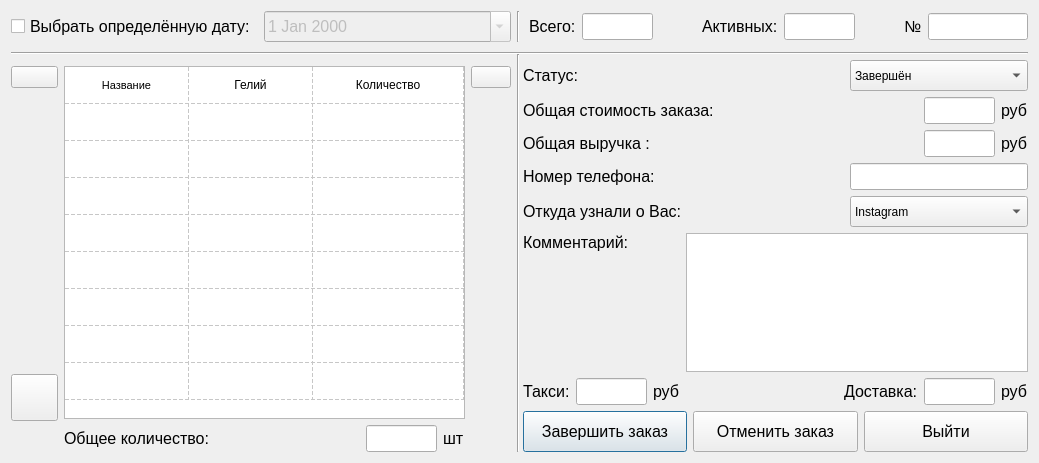
<?xml version="1.0" encoding="UTF-8"?>
<ui version="4.0">
 <class>MyOrders</class>
 <widget class="QDialog" name="MyOrders">
  <property name="geometry">
   <rect>
    <x>0</x>
    <y>0</y>
    <width>1039</width>
    <height>463</height>
   </rect>
  </property>
  <property name="windowTitle">
   <string>Мои заказы</string>
  </property>
  <property name="windowIcon">
   <iconset resource="icons.qrc">
    <normaloff>:/new/prefix1/icons/baloons-512.png</normaloff>:/new/prefix1/icons/baloons-512.png</iconset>
  </property>
  <layout class="QGridLayout" name="gridLayout_2">
   <item row="0" column="0">
    <layout class="QHBoxLayout" name="horizontalLayout_9">
     <item>
      <widget class="QCheckBox" name="checkBoxDate">
       <property name="minimumSize">
        <size>
         <width>0</width>
         <height>17</height>
        </size>
       </property>
       <property name="font">
        <font>
         <pointsize>12</pointsize>
        </font>
       </property>
       <property name="text">
        <string>Выбрать определённую дату:</string>
       </property>
       <property name="icon">
        <iconset resource="icons.qrc">
         <normaloff>:/new/prefix1/icons/overtime.png</normaloff>:/new/prefix1/icons/overtime.png</iconset>
       </property>
       <property name="iconSize">
        <size>
         <width>22</width>
         <height>22</height>
        </size>
       </property>
      </widget>
     </item>
     <item>
      <widget class="QDateEdit" name="dateEdit">
       <property name="enabled">
        <bool>false</bool>
       </property>
       <property name="minimumSize">
        <size>
         <width>0</width>
         <height>31</height>
        </size>
       </property>
       <property name="font">
        <font>
         <pointsize>12</pointsize>
        </font>
       </property>
       <property name="calendarPopup">
        <bool>true</bool>
       </property>
      </widget>
     </item>
    </layout>
   </item>
   <item row="0" column="1" colspan="2">
    <widget class="Line" name="line">
     <property name="orientation">
      <enum>Qt::Vertical</enum>
     </property>
    </widget>
   </item>
   <item row="0" column="3">
    <layout class="QHBoxLayout" name="horizontalLayout_7">
     <item>
      <widget class="QLabel" name="label_13">
       <property name="text">
        <string>&lt;html&gt;&lt;head/&gt;&lt;body&gt;&lt;p&gt;&lt;span style=&quot; font-size:12pt;&quot;&gt;Всего:&lt;/span&gt;&lt;/p&gt;&lt;/body&gt;&lt;/html&gt;</string>
       </property>
      </widget>
     </item>
     <item>
      <widget class="QLineEdit" name="active_2">
       <property name="minimumSize">
        <size>
         <width>0</width>
         <height>27</height>
        </size>
       </property>
       <property name="maximumSize">
        <size>
         <width>71</width>
         <height>16777215</height>
        </size>
       </property>
       <property name="font">
        <font>
         <pointsize>12</pointsize>
        </font>
       </property>
       <property name="layoutDirection">
        <enum>Qt::LeftToRight</enum>
       </property>
       <property name="alignment">
        <set>Qt::AlignCenter</set>
       </property>
       <property name="readOnly">
        <bool>true</bool>
       </property>
      </widget>
     </item>
     <item>
      <spacer name="horizontalSpacer_5">
       <property name="orientation">
        <enum>Qt::Horizontal</enum>
       </property>
       <property name="sizeHint" stdset="0">
        <size>
         <width>40</width>
         <height>20</height>
        </size>
       </property>
      </spacer>
     </item>
     <item>
      <widget class="QLabel" name="label_12">
       <property name="text">
        <string>&lt;html&gt;&lt;head/&gt;&lt;body&gt;&lt;p&gt;&lt;span style=&quot; font-size:12pt;&quot;&gt;Активных:&lt;/span&gt;&lt;/p&gt;&lt;/body&gt;&lt;/html&gt;</string>
       </property>
      </widget>
     </item>
     <item>
      <widget class="QLineEdit" name="active">
       <property name="minimumSize">
        <size>
         <width>0</width>
         <height>27</height>
        </size>
       </property>
       <property name="maximumSize">
        <size>
         <width>71</width>
         <height>16777215</height>
        </size>
       </property>
       <property name="font">
        <font>
         <pointsize>12</pointsize>
        </font>
       </property>
       <property name="layoutDirection">
        <enum>Qt::LeftToRight</enum>
       </property>
       <property name="alignment">
        <set>Qt::AlignCenter</set>
       </property>
       <property name="readOnly">
        <bool>true</bool>
       </property>
      </widget>
     </item>
     <item>
      <spacer name="horizontalSpacer_6">
       <property name="orientation">
        <enum>Qt::Horizontal</enum>
       </property>
       <property name="sizeHint" stdset="0">
        <size>
         <width>40</width>
         <height>20</height>
        </size>
       </property>
      </spacer>
     </item>
     <item>
      <widget class="QLabel" name="label_14">
       <property name="text">
        <string>&lt;html&gt;&lt;head/&gt;&lt;body&gt;&lt;p&gt;&lt;span style=&quot; font-size:12pt;&quot;&gt;№&lt;/span&gt;&lt;/p&gt;&lt;/body&gt;&lt;/html&gt;</string>
       </property>
      </widget>
     </item>
     <item>
      <widget class="QLineEdit" name="active_3">
       <property name="enabled">
        <bool>true</bool>
       </property>
       <property name="minimumSize">
        <size>
         <width>0</width>
         <height>27</height>
        </size>
       </property>
       <property name="maximumSize">
        <size>
         <width>100</width>
         <height>16777215</height>
        </size>
       </property>
       <property name="font">
        <font>
         <pointsize>12</pointsize>
        </font>
       </property>
       <property name="layoutDirection">
        <enum>Qt::LeftToRight</enum>
       </property>
       <property name="alignment">
        <set>Qt::AlignCenter</set>
       </property>
       <property name="readOnly">
        <bool>true</bool>
       </property>
      </widget>
     </item>
    </layout>
   </item>
   <item row="1" column="0" rowspan="3" colspan="4">
    <widget class="Line" name="line_2">
     <property name="orientation">
      <enum>Qt::Horizontal</enum>
     </property>
    </widget>
   </item>
   <item row="2" column="1" rowspan="3" colspan="2">
    <widget class="Line" name="line_3">
     <property name="orientation">
      <enum>Qt::Vertical</enum>
     </property>
    </widget>
   </item>
   <item row="3" column="2" rowspan="2" colspan="2">
    <layout class="QGridLayout" name="gridLayout">
     <item row="0" column="0">
      <widget class="QLabel" name="label_10">
       <property name="text">
        <string>&lt;html&gt;&lt;head/&gt;&lt;body&gt;&lt;p&gt;&lt;span style=&quot; font-size:12pt;&quot;&gt;Статус:&lt;/span&gt;&lt;/p&gt;&lt;/body&gt;&lt;/html&gt;</string>
       </property>
      </widget>
     </item>
     <item row="0" column="3">
      <widget class="QComboBox" name="ComboBoxStatus">
       <property name="minimumSize">
        <size>
         <width>161</width>
         <height>31</height>
        </size>
       </property>
       <property name="styleSheet">
        <string notr="true">font: 12pt &quot;MS Shell Dlg 2&quot;;</string>
       </property>
       <item>
        <property name="text">
         <string>Завершён</string>
        </property>
        <property name="icon">
         <iconset resource="icons.qrc">
          <normaloff>:/new/prefix1/icons/check-mark-11-512.png</normaloff>:/new/prefix1/icons/check-mark-11-512.png</iconset>
        </property>
       </item>
       <item>
        <property name="text">
         <string>Активен</string>
        </property>
        <property name="icon">
         <iconset resource="icons.qrc">
          <normaloff>:/new/prefix1/icons/active2.png</normaloff>:/new/prefix1/icons/active2.png</iconset>
        </property>
       </item>
       <item>
        <property name="text">
         <string>Отменён</string>
        </property>
        <property name="icon">
         <iconset resource="icons.qrc">
          <normaloff>:/new/prefix1/icons/otmena.png</normaloff>:/new/prefix1/icons/otmena.png</iconset>
        </property>
       </item>
      </widget>
     </item>
     <item row="1" column="0" colspan="3">
      <widget class="QLabel" name="label">
       <property name="text">
        <string>&lt;html&gt;&lt;head/&gt;&lt;body&gt;&lt;p&gt;&lt;span style=&quot; font-size:12pt;&quot;&gt;Общая стоимость заказа:&lt;/span&gt;&lt;/p&gt;&lt;/body&gt;&lt;/html&gt;</string>
       </property>
      </widget>
     </item>
     <item row="1" column="3">
      <layout class="QHBoxLayout" name="horizontalLayout">
       <item>
        <spacer name="horizontalSpacer">
         <property name="orientation">
          <enum>Qt::Horizontal</enum>
         </property>
         <property name="sizeHint" stdset="0">
          <size>
           <width>40</width>
           <height>20</height>
          </size>
         </property>
        </spacer>
       </item>
       <item>
        <widget class="QLineEdit" name="total_price">
         <property name="minimumSize">
          <size>
           <width>0</width>
           <height>27</height>
          </size>
         </property>
         <property name="maximumSize">
          <size>
           <width>71</width>
           <height>16777215</height>
          </size>
         </property>
         <property name="font">
          <font>
           <pointsize>12</pointsize>
          </font>
         </property>
         <property name="layoutDirection">
          <enum>Qt::LeftToRight</enum>
         </property>
         <property name="alignment">
          <set>Qt::AlignCenter</set>
         </property>
         <property name="readOnly">
          <bool>true</bool>
         </property>
        </widget>
       </item>
       <item>
        <widget class="QLabel" name="label_6">
         <property name="text">
          <string>&lt;html&gt;&lt;head/&gt;&lt;body&gt;&lt;p&gt;&lt;span style=&quot; font-size:12pt;&quot;&gt;руб&lt;/span&gt;&lt;/p&gt;&lt;/body&gt;&lt;/html&gt;</string>
         </property>
        </widget>
       </item>
      </layout>
     </item>
     <item row="2" column="0">
      <widget class="QLabel" name="label_2">
       <property name="text">
        <string>&lt;html&gt;&lt;head/&gt;&lt;body&gt;&lt;p&gt;&lt;span style=&quot; font-size:12pt;&quot;&gt;Общая выручка :&lt;/span&gt;&lt;/p&gt;&lt;/body&gt;&lt;/html&gt;</string>
       </property>
      </widget>
     </item>
     <item row="2" column="3">
      <layout class="QHBoxLayout" name="horizontalLayout_2">
       <item>
        <spacer name="horizontalSpacer_2">
         <property name="orientation">
          <enum>Qt::Horizontal</enum>
         </property>
         <property name="sizeHint" stdset="0">
          <size>
           <width>40</width>
           <height>20</height>
          </size>
         </property>
        </spacer>
       </item>
       <item>
        <widget class="QLineEdit" name="proceed">
         <property name="minimumSize">
          <size>
           <width>0</width>
           <height>27</height>
          </size>
         </property>
         <property name="maximumSize">
          <size>
           <width>71</width>
           <height>16777215</height>
          </size>
         </property>
         <property name="font">
          <font>
           <pointsize>12</pointsize>
          </font>
         </property>
         <property name="alignment">
          <set>Qt::AlignCenter</set>
         </property>
         <property name="readOnly">
          <bool>true</bool>
         </property>
        </widget>
       </item>
       <item>
        <widget class="QLabel" name="label_7">
         <property name="text">
          <string>&lt;html&gt;&lt;head/&gt;&lt;body&gt;&lt;p&gt;&lt;span style=&quot; font-size:12pt;&quot;&gt;руб&lt;/span&gt;&lt;/p&gt;&lt;/body&gt;&lt;/html&gt;</string>
         </property>
        </widget>
       </item>
      </layout>
     </item>
     <item row="3" column="0">
      <widget class="QLabel" name="label_3">
       <property name="text">
        <string>&lt;html&gt;&lt;head/&gt;&lt;body&gt;&lt;p&gt;&lt;span style=&quot; font-size:12pt;&quot;&gt;Номер телефона:&lt;/span&gt;&lt;/p&gt;&lt;/body&gt;&lt;/html&gt;</string>
       </property>
      </widget>
     </item>
     <item row="3" column="1">
      <spacer name="horizontalSpacer_4">
       <property name="orientation">
        <enum>Qt::Horizontal</enum>
       </property>
       <property name="sizeHint" stdset="0">
        <size>
         <width>40</width>
         <height>20</height>
        </size>
       </property>
      </spacer>
     </item>
     <item row="3" column="3">
      <widget class="QLineEdit" name="number">
       <property name="minimumSize">
        <size>
         <width>0</width>
         <height>27</height>
        </size>
       </property>
       <property name="font">
        <font>
         <pointsize>12</pointsize>
        </font>
       </property>
       <property name="text">
        <string/>
       </property>
       <property name="alignment">
        <set>Qt::AlignCenter</set>
       </property>
       <property name="readOnly">
        <bool>true</bool>
       </property>
      </widget>
     </item>
     <item row="4" column="0" colspan="2">
      <widget class="QLabel" name="label_5">
       <property name="text">
        <string>&lt;html&gt;&lt;head/&gt;&lt;body&gt;&lt;p&gt;&lt;span style=&quot; font-size:12pt;&quot;&gt;Откуда узнали о Вас:&lt;/span&gt;&lt;/p&gt;&lt;/body&gt;&lt;/html&gt;</string>
       </property>
      </widget>
     </item>
     <item row="4" column="3">
      <widget class="QComboBox" name="ComboBoxSocial">
       <property name="minimumSize">
        <size>
         <width>161</width>
         <height>31</height>
        </size>
       </property>
       <property name="styleSheet">
        <string notr="true">font: 12pt &quot;MS Shell Dlg 2&quot;;</string>
       </property>
       <item>
        <property name="text">
         <string>Instagram</string>
        </property>
        <property name="icon">
         <iconset resource="icons.qrc">
          <normaloff>:/to_order/icons/instagram.png</normaloff>:/to_order/icons/instagram.png</iconset>
        </property>
       </item>
       <item>
        <property name="text">
         <string>WhatsApp</string>
        </property>
        <property name="icon">
         <iconset resource="icons.qrc">
          <normaloff>:/to_order/icons/whatsapp.png</normaloff>:/to_order/icons/whatsapp.png</iconset>
        </property>
       </item>
       <item>
        <property name="text">
         <string>Сайт</string>
        </property>
        <property name="icon">
         <iconset resource="icons.qrc">
          <normaloff>:/to_order/icons/Web_Development.png</normaloff>:/to_order/icons/Web_Development.png</iconset>
        </property>
       </item>
       <item>
        <property name="text">
         <string>Знакомые</string>
        </property>
        <property name="icon">
         <iconset resource="icons.qrc">
          <normaloff>:/to_order/icons/people.png</normaloff>:/to_order/icons/people.png</iconset>
        </property>
       </item>
       <item>
        <property name="text">
         <string>VK</string>
        </property>
        <property name="icon">
         <iconset resource="icons.qrc">
          <normaloff>:/to_order/icons/vk.png</normaloff>:/to_order/icons/vk.png</iconset>
        </property>
       </item>
       <item>
        <property name="text">
         <string>Другое</string>
        </property>
        <property name="icon">
         <iconset resource="icons.qrc">
          <normaloff>:/to_order/icons/others.png</normaloff>:/to_order/icons/others.png</iconset>
        </property>
       </item>
      </widget>
     </item>
     <item row="5" column="0">
      <layout class="QVBoxLayout" name="verticalLayout">
       <item>
        <widget class="QLabel" name="label_4">
         <property name="text">
          <string>&lt;html&gt;&lt;head/&gt;&lt;body&gt;&lt;p&gt;&lt;span style=&quot; font-size:12pt;&quot;&gt;Комментарий:&lt;/span&gt;&lt;/p&gt;&lt;/body&gt;&lt;/html&gt;</string>
         </property>
         <property name="alignment">
          <set>Qt::AlignLeading|Qt::AlignLeft|Qt::AlignTop</set>
         </property>
        </widget>
       </item>
      </layout>
     </item>
     <item row="5" column="1" colspan="3">
      <widget class="QTextEdit" name="comments">
       <property name="readOnly">
        <bool>true</bool>
       </property>
      </widget>
     </item>
     <item row="6" column="0">
      <layout class="QHBoxLayout" name="horizontalLayout_4">
       <item>
        <widget class="QLabel" name="label_15">
         <property name="text">
          <string>&lt;html&gt;&lt;head/&gt;&lt;body&gt;&lt;p&gt;&lt;span style=&quot; font-size:12pt;&quot;&gt;Такси:&lt;/span&gt;&lt;/p&gt;&lt;/body&gt;&lt;/html&gt;</string>
         </property>
        </widget>
       </item>
       <item>
        <widget class="QLineEdit" name="active_4">
         <property name="minimumSize">
          <size>
           <width>0</width>
           <height>27</height>
          </size>
         </property>
         <property name="maximumSize">
          <size>
           <width>71</width>
           <height>16777215</height>
          </size>
         </property>
         <property name="font">
          <font>
           <pointsize>12</pointsize>
          </font>
         </property>
         <property name="layoutDirection">
          <enum>Qt::LeftToRight</enum>
         </property>
         <property name="alignment">
          <set>Qt::AlignCenter</set>
         </property>
         <property name="readOnly">
          <bool>true</bool>
         </property>
        </widget>
       </item>
       <item>
        <widget class="QLabel" name="label_11">
         <property name="text">
          <string>&lt;html&gt;&lt;head/&gt;&lt;body&gt;&lt;p&gt;&lt;span style=&quot; font-size:12pt;&quot;&gt;руб&lt;/span&gt;&lt;/p&gt;&lt;/body&gt;&lt;/html&gt;</string>
         </property>
        </widget>
       </item>
      </layout>
     </item>
     <item row="6" column="2" colspan="2">
      <layout class="QHBoxLayout" name="horizontalLayout_10">
       <item>
        <widget class="QLabel" name="label_16">
         <property name="text">
          <string>&lt;html&gt;&lt;head/&gt;&lt;body&gt;&lt;p&gt;&lt;span style=&quot; font-size:12pt;&quot;&gt;Доставка:&lt;/span&gt;&lt;/p&gt;&lt;/body&gt;&lt;/html&gt;</string>
         </property>
        </widget>
       </item>
       <item>
        <widget class="QLineEdit" name="active_5">
         <property name="minimumSize">
          <size>
           <width>0</width>
           <height>27</height>
          </size>
         </property>
         <property name="maximumSize">
          <size>
           <width>71</width>
           <height>16777215</height>
          </size>
         </property>
         <property name="font">
          <font>
           <pointsize>12</pointsize>
          </font>
         </property>
         <property name="layoutDirection">
          <enum>Qt::LeftToRight</enum>
         </property>
         <property name="alignment">
          <set>Qt::AlignCenter</set>
         </property>
         <property name="readOnly">
          <bool>true</bool>
         </property>
        </widget>
       </item>
       <item>
        <widget class="QLabel" name="label_17">
         <property name="text">
          <string>&lt;html&gt;&lt;head/&gt;&lt;body&gt;&lt;p&gt;&lt;span style=&quot; font-size:12pt;&quot;&gt;руб&lt;/span&gt;&lt;/p&gt;&lt;/body&gt;&lt;/html&gt;</string>
         </property>
        </widget>
       </item>
      </layout>
     </item>
     <item row="7" column="0" colspan="4">
      <layout class="QHBoxLayout" name="horizontalLayout_8">
       <item>
        <widget class="QPushButton" name="PBcomplete">
         <property name="minimumSize">
          <size>
           <width>0</width>
           <height>41</height>
          </size>
         </property>
         <property name="font">
          <font>
           <pointsize>12</pointsize>
          </font>
         </property>
         <property name="text">
          <string>Завершить заказ</string>
         </property>
         <property name="icon">
          <iconset resource="icons.qrc">
           <normaloff>:/new/prefix1/icons/Allowed.svg_.png</normaloff>:/new/prefix1/icons/Allowed.svg_.png</iconset>
         </property>
         <property name="iconSize">
          <size>
           <width>22</width>
           <height>22</height>
          </size>
         </property>
        </widget>
       </item>
       <item>
        <widget class="QPushButton" name="PBcancel">
         <property name="minimumSize">
          <size>
           <width>0</width>
           <height>41</height>
          </size>
         </property>
         <property name="font">
          <font>
           <pointsize>12</pointsize>
          </font>
         </property>
         <property name="text">
          <string>Отменить заказ</string>
         </property>
         <property name="icon">
          <iconset resource="icons.qrc">
           <normaloff>:/new/prefix1/icons/otmena.png</normaloff>:/new/prefix1/icons/otmena.png</iconset>
         </property>
         <property name="iconSize">
          <size>
           <width>22</width>
           <height>22</height>
          </size>
         </property>
        </widget>
       </item>
       <item>
        <widget class="QPushButton" name="PBgo_away">
         <property name="minimumSize">
          <size>
           <width>0</width>
           <height>41</height>
          </size>
         </property>
         <property name="font">
          <font>
           <pointsize>12</pointsize>
          </font>
         </property>
         <property name="text">
          <string>Выйти</string>
         </property>
         <property name="icon">
          <iconset resource="icons.qrc">
           <normaloff>:/new/prefix1/icons/13165939071654987882logout-md.png</normaloff>:/new/prefix1/icons/13165939071654987882logout-md.png</iconset>
         </property>
         <property name="iconSize">
          <size>
           <width>22</width>
           <height>22</height>
          </size>
         </property>
        </widget>
       </item>
      </layout>
     </item>
    </layout>
   </item>
   <item row="4" column="0">
    <layout class="QHBoxLayout" name="horizontalLayout_5">
     <item>
      <layout class="QVBoxLayout" name="verticalLayout_3">
       <item>
        <widget class="QPushButton" name="left">
         <property name="text">
          <string/>
         </property>
         <property name="icon">
          <iconset resource="icons.qrc">
           <normaloff>:/new/prefix1/icons/Left.png</normaloff>:/new/prefix1/icons/Left.png</iconset>
         </property>
         <property name="iconSize">
          <size>
           <width>35</width>
           <height>35</height>
          </size>
         </property>
        </widget>
       </item>
       <item>
        <spacer name="verticalSpacer">
         <property name="orientation">
          <enum>Qt::Vertical</enum>
         </property>
         <property name="sizeHint" stdset="0">
          <size>
           <width>20</width>
           <height>40</height>
          </size>
         </property>
        </spacer>
       </item>
       <item>
        <widget class="QPushButton" name="pushButton">
         <property name="minimumSize">
          <size>
           <width>47</width>
           <height>47</height>
          </size>
         </property>
         <property name="maximumSize">
          <size>
           <width>47</width>
           <height>47</height>
          </size>
         </property>
         <property name="text">
          <string/>
         </property>
         <property name="icon">
          <iconset resource="icons.qrc">
           <normaloff>:/new/prefix1/icons/216658.png</normaloff>:/new/prefix1/icons/216658.png</iconset>
         </property>
         <property name="iconSize">
          <size>
           <width>35</width>
           <height>35</height>
          </size>
         </property>
        </widget>
       </item>
       <item>
        <spacer name="verticalSpacer_3">
         <property name="orientation">
          <enum>Qt::Vertical</enum>
         </property>
         <property name="sizeType">
          <enum>QSizePolicy::Fixed</enum>
         </property>
         <property name="sizeHint" stdset="0">
          <size>
           <width>20</width>
           <height>31</height>
          </size>
         </property>
        </spacer>
       </item>
      </layout>
     </item>
     <item>
      <layout class="QVBoxLayout" name="verticalLayout_4">
       <item>
        <widget class="QTableWidget" name="table">
         <property name="acceptDrops">
          <bool>false</bool>
         </property>
         <property name="frameShape">
          <enum>QFrame::StyledPanel</enum>
         </property>
         <property name="horizontalScrollBarPolicy">
          <enum>Qt::ScrollBarAsNeeded</enum>
         </property>
         <property name="editTriggers">
          <set>QAbstractItemView::NoEditTriggers</set>
         </property>
         <property name="tabKeyNavigation">
          <bool>true</bool>
         </property>
         <property name="showDropIndicator" stdset="0">
          <bool>true</bool>
         </property>
         <property name="selectionMode">
          <enum>QAbstractItemView::NoSelection</enum>
         </property>
         <property name="selectionBehavior">
          <enum>QAbstractItemView::SelectRows</enum>
         </property>
         <property name="iconSize">
          <size>
           <width>24</width>
           <height>24</height>
          </size>
         </property>
         <property name="textElideMode">
          <enum>Qt::ElideMiddle</enum>
         </property>
         <property name="showGrid">
          <bool>true</bool>
         </property>
         <property name="gridStyle">
          <enum>Qt::DashLine</enum>
         </property>
         <property name="wordWrap">
          <bool>true</bool>
         </property>
         <property name="cornerButtonEnabled">
          <bool>true</bool>
         </property>
         <property name="rowCount">
          <number>9</number>
         </property>
         <property name="columnCount">
          <number>3</number>
         </property>
         <attribute name="horizontalHeaderVisible">
          <bool>false</bool>
         </attribute>
         <attribute name="horizontalHeaderDefaultSectionSize">
          <number>124</number>
         </attribute>
         <attribute name="horizontalHeaderMinimumSectionSize">
          <number>41</number>
         </attribute>
         <attribute name="horizontalHeaderShowSortIndicator" stdset="0">
          <bool>false</bool>
         </attribute>
         <attribute name="horizontalHeaderStretchLastSection">
          <bool>true</bool>
         </attribute>
         <attribute name="verticalHeaderVisible">
          <bool>false</bool>
         </attribute>
         <attribute name="verticalHeaderCascadingSectionResizes">
          <bool>false</bool>
         </attribute>
         <attribute name="verticalHeaderDefaultSectionSize">
          <number>37</number>
         </attribute>
         <row/>
         <row/>
         <row/>
         <row/>
         <row/>
         <row/>
         <row/>
         <row/>
         <row/>
         <column/>
         <column/>
         <column/>
         <item row="0" column="0">
          <property name="text">
           <string>Название</string>
          </property>
          <property name="font">
           <font>
            <pointsize>8</pointsize>
           </font>
          </property>
          <property name="textAlignment">
           <set>AlignCenter</set>
          </property>
          <property name="icon">
           <iconset resource="icons.qrc">
            <normaloff>:/new/prefix1/icons/title.png</normaloff>:/new/prefix1/icons/title.png</iconset>
          </property>
         </item>
         <item row="0" column="1">
          <property name="text">
           <string>Гелий</string>
          </property>
          <property name="textAlignment">
           <set>AlignCenter</set>
          </property>
          <property name="icon">
           <iconset resource="icons.qrc">
            <normaloff>:/new/prefix1/icons/8.png</normaloff>:/new/prefix1/icons/8.png</iconset>
          </property>
         </item>
         <item row="0" column="2">
          <property name="text">
           <string>Количество</string>
          </property>
          <property name="textAlignment">
           <set>AlignCenter</set>
          </property>
          <property name="icon">
           <iconset resource="icons.qrc">
            <normaloff>:/new/prefix1/icons/30162724-ed8b-4a46-93ca-37c4d4ab8d45.png</normaloff>:/new/prefix1/icons/30162724-ed8b-4a46-93ca-37c4d4ab8d45.png</iconset>
          </property>
         </item>
        </widget>
       </item>
       <item>
        <layout class="QHBoxLayout" name="horizontalLayout_6">
         <item>
          <widget class="QLabel" name="label_8">
           <property name="text">
            <string>&lt;html&gt;&lt;head/&gt;&lt;body&gt;&lt;p&gt;&lt;span style=&quot; font-size:12pt;&quot;&gt;Общее количество:&lt;/span&gt;&lt;/p&gt;&lt;/body&gt;&lt;/html&gt;</string>
           </property>
          </widget>
         </item>
         <item>
          <layout class="QHBoxLayout" name="horizontalLayout_3">
           <item>
            <spacer name="horizontalSpacer_3">
             <property name="orientation">
              <enum>Qt::Horizontal</enum>
             </property>
             <property name="sizeHint" stdset="0">
              <size>
               <width>40</width>
               <height>20</height>
              </size>
             </property>
            </spacer>
           </item>
           <item>
            <widget class="QLineEdit" name="count">
             <property name="minimumSize">
              <size>
               <width>0</width>
               <height>27</height>
              </size>
             </property>
             <property name="maximumSize">
              <size>
               <width>71</width>
               <height>16777215</height>
              </size>
             </property>
             <property name="font">
              <font>
               <pointsize>12</pointsize>
              </font>
             </property>
             <property name="alignment">
              <set>Qt::AlignCenter</set>
             </property>
             <property name="readOnly">
              <bool>true</bool>
             </property>
            </widget>
           </item>
           <item>
            <widget class="QLabel" name="label_9">
             <property name="text">
              <string>&lt;html&gt;&lt;head/&gt;&lt;body&gt;&lt;p&gt;&lt;span style=&quot; font-size:12pt;&quot;&gt;шт&lt;/span&gt;&lt;/p&gt;&lt;/body&gt;&lt;/html&gt;</string>
             </property>
            </widget>
           </item>
          </layout>
         </item>
        </layout>
       </item>
      </layout>
     </item>
     <item>
      <layout class="QVBoxLayout" name="verticalLayout_2">
       <item>
        <widget class="QPushButton" name="right">
         <property name="text">
          <string/>
         </property>
         <property name="icon">
          <iconset resource="icons.qrc">
           <normaloff>:/new/prefix1/icons/Right-07-512.png</normaloff>:/new/prefix1/icons/Right-07-512.png</iconset>
         </property>
         <property name="iconSize">
          <size>
           <width>35</width>
           <height>35</height>
          </size>
         </property>
        </widget>
       </item>
       <item>
        <spacer name="verticalSpacer_2">
         <property name="orientation">
          <enum>Qt::Vertical</enum>
         </property>
         <property name="sizeHint" stdset="0">
          <size>
           <width>20</width>
           <height>40</height>
          </size>
         </property>
        </spacer>
       </item>
      </layout>
     </item>
    </layout>
   </item>
  </layout>
 </widget>
 <resources>
  <include location="icons.qrc"/>
 </resources>
 <connections/>
</ui>
